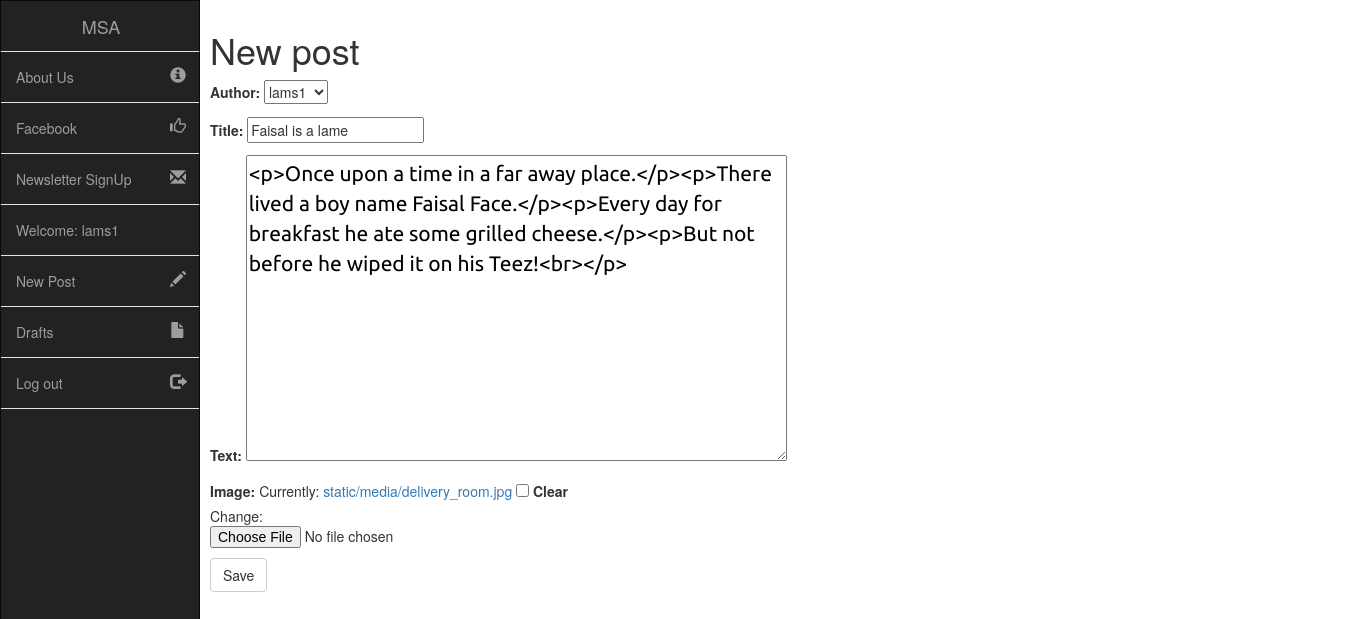
Screenshot of /post/1/edit/ (signed in) with the database file from the repository.
### blog/models.py (models this page shows, shortened)
class Post(models.Model):
    author = models.ForeignKey('auth.User')
    title = models.CharField(max_length=200)
    text = models.TextField()
    image=models.ImageField(null=True,blank=True,upload_to='static/media')
    created_date = models.DateTimeField(default=timezone.now)
    published_date = models.DateTimeField(blank=True, null=True)

### blog/views.py (the view)
# urls.py: url(r'^post/(?P<pk>\d+)/edit/$', views.PostUpdateView.as_view(), name='post_edit'),
class PostUpdateView(LoginRequiredMixin,UpdateView):
    login_url = '/login/'
    redirect_field_name = 'blog/post_detail.html'
    form_class = PostForm
    model = Post

### blog/forms.py
class PostForm(forms.ModelForm):
    class Meta:
        model = Post
        fields = ('author','title', 'text','image')
        widgets = {
            'title': forms.TextInput(attrs={'class': 'textinputclass'}),
            'text': forms.Textarea(attrs={'class': 'editable medium-editor-textarea postcontent'}),
        }

### blog/templates/blog/post_form.html (shortened to what this page needs)
{% extends 'blog/base.html' %}
{% load bootstrap3 %}
{% block content %}
    <h1>New post</h1>
    <form method="POST" class="post-form" enctype="multipart/form-data">
    {{form.as_p}}
    <button type="submit" class="save btn btn-default">Save</button>
    </form>
{% endblock %}

### blog/templates/blog/base.html (shortened to what this page needs)
<!DOCTYPE html>
{% load staticfiles %}
<html>
    <head>
        <link rel="stylesheet" href="https://maxcdn.bootstrapcdn.com/bootstrap/3.3.7/css/bootstrap.min.css">
        <link href="https://maxcdn.bootstrapcdn.com/font-awesome/4.7.0/css/font-awesome.min.css" rel="stylesheet">
        <link rel="stylesheet" href="//cdn.jsdelivr.net/medium-editor/latest/css/medium-editor.min.css" type="text/css" media="screen" charset="utf-8">
        <link rel="stylesheet" href="{% static 'css/blog.css' %}">
<body>
  <nav class="navbar navbar-inverse sidebar" role="navigation">
      <div class="container-fluid">
  		<div class="navbar-header">
  			<a class="navbar-brand" href="{% url 'post_list'%}">MSA</a>
  		</div>
  		<div class="collapse navbar-collapse" id="bs-sidebar-navbar-collapse-1">
  			<ul class="nav navbar-nav">
  				<li><a href="{% url 'about' %}">About Us<span style="font-size:16px;" class="pull-right hidden-xs showopacity glyphicon glyphicon-info-sign"></span></a></li>
  				<li ><a href="https://www.facebook.com/bradleymsa/">Facebook<span style="font-size:16px;" class="pull-right hidden-xs showopacity glyphicon glyphicon-thumbs-up"></span></a></li>
  				<li ><a href="{% url 'register' %}">Newsletter SignUp<span style="font-size:16px;" class="pull-right hidden-xs showopacity glyphicon glyphicon-envelope"></span></a></li>
        {% if user.is_authenticated %}
        <li>
          <a >Welcome: {{ user.username }}</a>
        </li>
            <li>
              <a href="{% url 'post_new' %}" >New Post<span style="font-size:16px;" class="pull-right hidden-xs showopacity glyphicon glyphicon-pencil"></span></a>
            </li>
            <li>
              <a href="{% url 'post_draft_list' %}">Drafts<span style="font-size:16px;" class="pull-right hidden-xs showopacity glyphicon glyphicon-file"></span></a>
            </li>
            <li>
              <a href="{% url 'logout' %}" >Log out<span style="font-size:16px;" class="pull-right hidden-xs showopacity glyphicon glyphicon-log-out"></span></a>
            </li>
        {% else %}
    <li ><a href="{% url 'login' %}">Login<span style="font-size:16px;" class="pull-right hidden-xs showopacity glyphicon glyphicon-user"></span></a></li>
        {% endif %}
        </ul>
      </div>
  	</div>
  </nav>
  <div class="main container">
    {% block content %}
    {% endblock content %}
  </div>
</body>
</html>

### blog/static/css/blog.css (style rules this page uses)
.postcontent { font-family: 'Ubuntu', sans-serif; font-size: 1.5em; color: black; }
body,html { height: 100%; }
nav.sidebar.navbar { border-radius: 0px; }
nav.sidebar, .main { -webkit-transition: margin 200ms ease-out; -moz-transition: margin 200ms ease-out; -o-transition: margin 200ms ease-out; transition: margin 200ms ease-out; }
.main { padding: 10px 10px 0 10px; }
@media (min-width: 768px) { .main { position: absolute; width: calc(100% - 40px); margin-left: 40px; float: right; } }
@media (min-width: 768px) { nav.sidebar.navbar.sidebar>.container .navbar-brand, .navbar>.container-fluid .navbar-brand { margin-left: 0px; } }
@media (min-width: 768px) { nav.sidebar .navbar-brand, nav.sidebar .navbar-header { text-align: center; width: 100%; margin-left: 0px; } }
@media (min-width: 768px) { nav.sidebar a { padding-right: 13px; } }
@media (min-width: 768px) { nav.sidebar .navbar-nav > li:first-child { border-top: 1px #e5e5e5 solid; } }
@media (min-width: 768px) { nav.sidebar .navbar-nav > li { border-bottom: 1px #e5e5e5 solid; } }
@media (min-width: 768px) { nav.sidebar .navbar-collapse, nav.sidebar .container-fluid { padding: 0 0px 0 0px; } }
@media (min-width: 768px) { nav.sidebar { width: 200px; height: 100%; margin-left: -160px; float: left; z-index: 8000; margin-bottom: 0px; } }
@media (min-width: 768px) { nav.sidebar li { width: 100%; } }
@media (min-width: 1330px) { .main { width: calc(100% - 200px); margin-left: 200px; } }
@media (min-width: 1330px) { nav.sidebar { margin-left: 0px; float: left; } }

### rows the page displays
Post: author "lams1", title "Faisal is a lame", text "<p>Once upon a time in a far away place.</p><p>There lived a boy name Faisal Face.</p><p>Every day for breakfast he ate some grilled cheese.</p><p>But not before he wiped it on his Teez!<br></p>"

### other values shown
{{ user.username }} "lams1"
